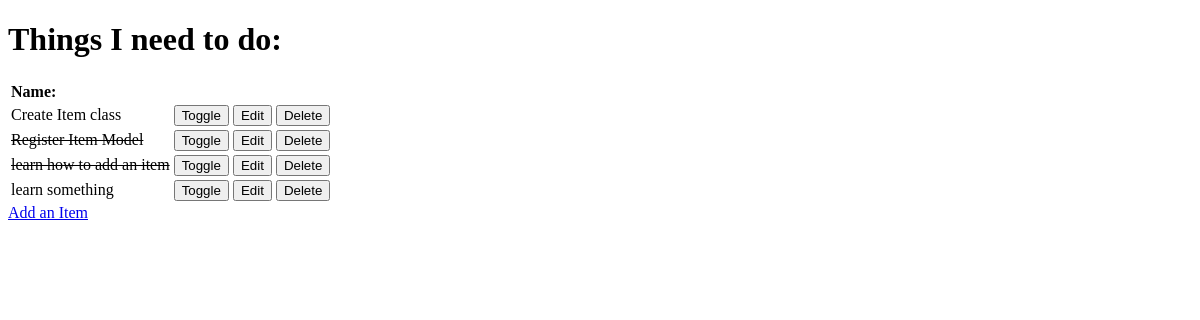
/, run on an earlier commit of the app's database.
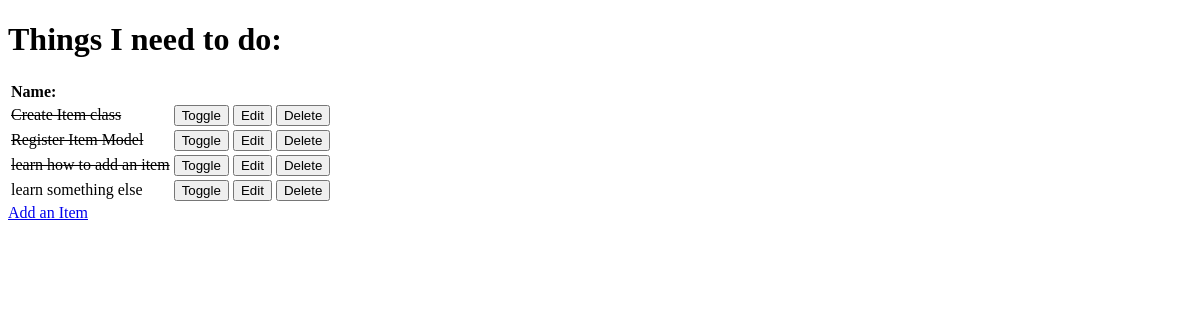
And on a later commit of the database.
### demo/models.py (models this page shows, shortened)
class Item(models.Model):
    name = models.CharField(max_length=50, null=False, blank=False)
    done = models.BooleanField(null=False, blank=False, default=False)

### demo/views.py (the view)
# urls.py: path('', views.get_todo_list, name='get_todo_list'),
def get_todo_list(request):
    items = Item.objects.all()
    context = {
        'items': items
    }
    return render(request, 'todo/todo_list.html', context)

### demo/templates/todo/todo_list.html (shortened to what this page needs)
<!DOCTYPE html>
<html lang="en">
<head>
</head>
<body>
    <h1>Things I need to do:</h1>
    <table>
        <tr>
            <td><strong>Name:</strong></td>
        </tr>
        {% for item in items %}
            <tr>
                {% if item.done %}
                    <td><strike>{{item.name}}</strike></td>
                {% else %}
                    <td>{{item.name}}</td>
                {% endif %}
                <td>
                    <a href="/toggle/{{ item.id }}">
                        <button>Toggle</button>
                    </a>
                </td>
                <td>
                    <a href="/edit/{{ item.id }}">
                        <button>Edit</button>
                    </a>
                </td>
                <td>
                    <a href="/delete/{{ item.id }}">
                        <button>Delete</button>
                    </a>
                </td>
            </tr>
        {% empty %}
            <tr><td>Nothing to do here...</td></tr>
        {% endfor %}
    </table>
    <a href="/add_item">Add an Item</a>
</body>
</html>

What changed in the data, as far as the page shows it:
changed Item "Create Item class": done False → True (drawn)
changed Item: name "learn something" → "learn something else"
